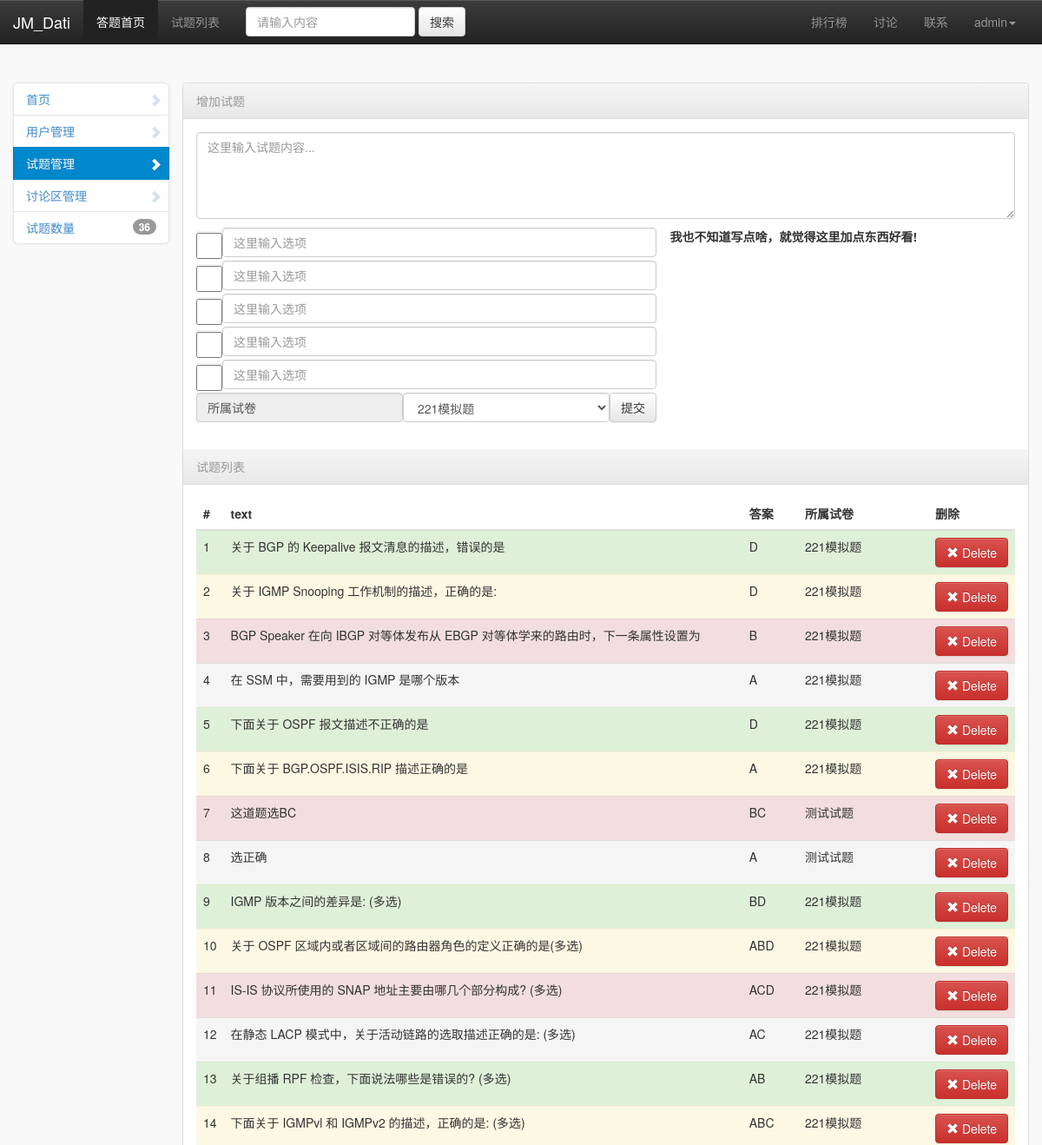
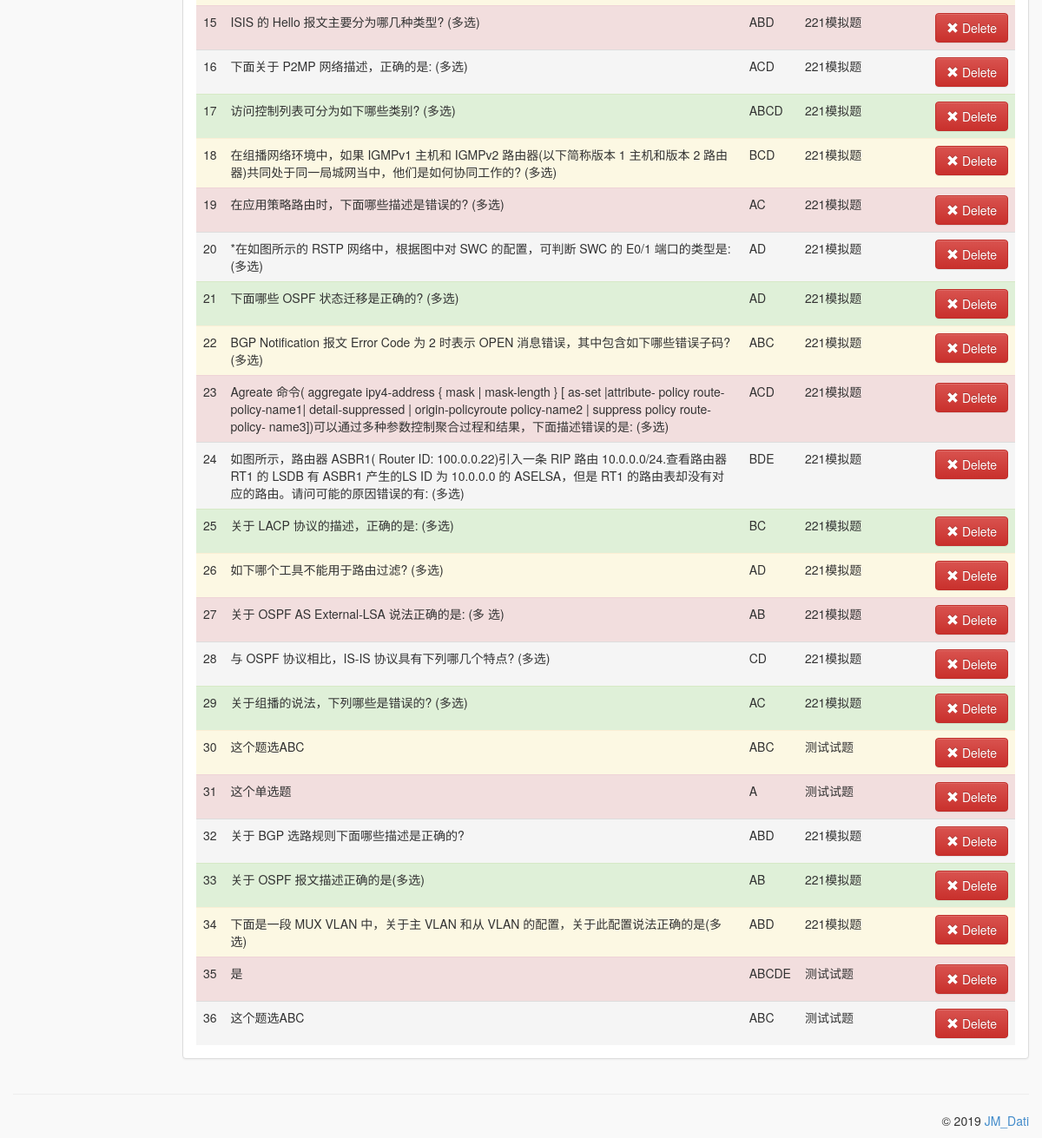
Screenshot of /admin/shiti.php (signed in) with the database file from the repository (2 pictures, top to bottom).
### tables this page shows
CREATE TABLE `test` (
  `testid` int(11) unsigned NOT NULL AUTO_INCREMENT,
  `title` varchar(255) DEFAULT NULL,
  `type` int(255) DEFAULT NULL,
  `A` varchar(255) DEFAULT NULL,
  `B` varchar(255) DEFAULT NULL,
  `C` varchar(255) DEFAULT NULL,
  `D` varchar(255) DEFAULT NULL,
  `E` varchar(255) DEFAULT NULL,
  `answer` varchar(255) DEFAULT NULL,
  `tmid` int(11) DEFAULT NULL,
  PRIMARY KEY (`testid`)
);

### config.php (called while the page is built, shortened)
<?php
	$Kai_title = 'JM_Dati';
	$Kai_foot = 'JM_Dati';
	$cookie=isset($_COOKIE["user"])?$_COOKIE["user"]:NULL;
	if($cookie!=NULL){
	    $dluser=$cookie;
	}else{
	    $dluser="未登录";
	    $deng="<li><a href=\"login.php\">登录</a></li><li><a href=\"login.php\">注册</a></li>";
	}
?>

### admin/shiti.php (the view, shortened to what this page needs)
<?php
require '../config.php';
$sql="select tmlb,tmid from tmlb";
$result=mysqli_query($link,$sql);
$tmlba='';
while ($rows=mysqli_fetch_assoc($result)) {
    $tmlb[$rows['tmid']]=$rows['tmlb'];
    $tmlba.='<option value="'.$rows['tmid'].'">'.$rows['tmlb'].'</option>';
}
$sql="select testid,title,answer,tmid from test";
$result=mysqli_query($link,$sql);
    $x=1;
    $html='';
    while ($rows=mysqli_fetch_assoc($result)) {
        if($x%4==1)$html.='<tr class="success">';
        if($x%4==2)$html.='<tr class="warning">';
        if($x%4==3)$html.='<tr class="danger">';
        if($x%4==0)$html.='<tr class="active">';
        $html.='<td>'.$x.'</td>';
        $html.='<td>'.$rows['title'].'</td>';
        $html.='<td>'.$rows['answer'].'</td>';
        $html.='<td>'.$tmlb[$rows['tmid']].'</td>';
        $html.='<td><a href="shiti.php?shanchu='.$rows['testid'].'"><button class="btn btn-danger"><i class="glyphicon glyphicon-remove glyphicon-white"></i> Delete</button></a></td></tr>';
        ++$x;
    };
$sql="select count(testid) from test";
$result=mysqli_query($link,$sql);
$qqq=mysqli_fetch_array($result);
?>
<!DOCTYPE html>
<html>
    <head>
        <link href="../css/bootstrap.min.css" rel="stylesheet" media="screen">
        <link href="../css/bootstrap-theme.min.css" rel="stylesheet" media="screen">
        <link href="../css/bootstrap-admin-theme.css" rel="stylesheet" media="screen">
        <link href="../vendors/easypiechart/jquery.easy-pie-chart.css" rel="stylesheet" media="screen">
        <link href="../vendors/easypiechart/jquery.easy-pie-chart_custom.css" rel="stylesheet" media="screen">
    </head>
    <body class="bootstrap-admin-with-small-navbar">
    <nav class="navbar navbar-default navbar-inverse navbar-fixed-top " role="navigation">
    <div class="container">
        <div class="row">
          <div class="navbar-header">
            <a class="navbar-brand" href="#"><?php echo $Kai_title; ?></a>
          </div>
          <div class="collapse navbar-collapse" id="bs-example-navbar-collapse-1">
            <ul class="nav navbar-nav">
              <li class="active"><a href="../index.php">答题首页</a></li>
              <li ><a href="../stlb.php">试题列表</a></li>
            </ul>
            <form class="navbar-form navbar-left" role="search">
              <div class="form-group">
                <input type="text" class="form-control" placeholder="请输入内容">
              </div>
              <button type="submit" class="btn btn-default">搜索</button>
            </form>
            <ul class="nav navbar-nav navbar-right">
            <li ><a href="../tables.php">排行榜</a></li>
              <li><a href="../taolun.php">讨论</a></li>
              <li><a href="../about.php">联系</a></li>
              <li class="dropdown">
                <a href="#" class="dropdown-toggle" data-toggle="dropdown"><?php echo $dluser; ?><b class="caret"></b></a>
              </li>
			</ul>
		  </div>
		  </div>
		  </div>
		</nav>
        <div class="container">
            <div class="row">
                <div class="col-md-2 bootstrap-admin-col-left">
                     <ul class="nav navbar-collapse collapse bootstrap-admin-navbar-side">
                         <li>
                            <a href="index.php"><i class="glyphicon glyphicon-chevron-right"></i> 首页</a>
                        </li>
                        <li >
                            <a href="yonghu.php"><i class="glyphicon glyphicon-chevron-right"></i> 用户管理</a>
                        </li>
                        <li class="active">
                            <a href="shiti.php"><i class="glyphicon glyphicon-chevron-right"></i> 试题管理</a>
                        </li>
                        <li >
                            <a href="taolun.php"><i class="glyphicon glyphicon-chevron-right"></i> 讨论区管理</a>
                        </li>
                        <li>
                            <a href="#"><span class="badge pull-right"><?php echo $qqq[0]; ?></span> 试题数量</a>
                        </li>
                    </ul>
                </div>
                <div class="col-md-10">
                    <div class="row">
                        <div class="panel panel-default bootstrap-admin-no-table-panel">
                            <div class="panel-heading">
                                <div class="text-muted bootstrap-admin-box-title">增加试题</div>
                            </div>
                            <div class="bootstrap-admin-panel-content">
                                <form method="get" action="shiti.php" >
                                    <textarea id="bootstrap-editor" class="form-control" placeholder="这里输入试题内容..." style="height: 100px " name="text"></textarea>
                                    <div>
                                    <ul class="nav navbar-nav">
                                        <li >
                                            <input type="checkbox" class="form-control" name="kai[]" value="A" style="width: 30px"></li><li><input class="form-control" name="A" placeholder="这里输入选项"  style="width: 500px"></li>
                                            <strong>&nbsp;&nbsp;&nbsp;&nbsp;我也不知道写点啥，就觉得这里加点东西好看!</strong>
                                    </ul>
                                    <ul class="nav navbar-nav">
                                        <li>
                                            <input type="checkbox" class="form-control" name="kai[]" value="B" style="width: 30px"></li><li><input class="form-control" name="B" placeholder="这里输入选项"  style="width: 500px"></li>
                                    </ul>
                                    <ul class="nav navbar-nav">
                                        <li>
                                            <input type="checkbox" class="form-control" name="kai[]" value="C" style="width: 30px"></li><li><input class="form-control" name="C" placeholder="这里输入选项"  style="width: 500px"></li>
                                    </ul>
                                    <ul class="nav navbar-nav">
                                        <li>
                                            <input type="checkbox" class="form-control" name="kai[]" value="D" style="width: 30px"></li><li><input class="form-control" name="D" placeholder="这里输入选项"  style="width: 500px"></li>
                                    </ul>
                                    <ul class="nav navbar-nav">
                                        <li>
                                            <input type="checkbox" class="form-control" name="kai[]" value="E" style="width: 30px"></li><li><input class="form-control" name="E" placeholder="这里输入选项"  style="width: 500px"></li>
                                    </ul>
                                    </div>
                                <p>&nbsp;</p>
                                <p>&nbsp;</p>
                                <p>&nbsp;</p>
                                <p>&nbsp;</p>
                                <p>&nbsp;</p>
                                <p>&nbsp;</p>
                                <ul class="nav navbar-nav">
                                        <li><input class="form-control" readonly="readonly" name="tianjia" value="所属试卷" style="width: 238px"></li><li><select id="selectError" name="suoshu" class="form-control" style="width: 238px">
                                            <?php echo $tmlba; ?>
                                                </select></li>
                                            <button class="btn btn-default" type="submit">提交</button>
                                    </ul>
                                <p>&nbsp;</p>
                                <p>&nbsp;</p>
                                </form>
                            </div>
                            <div class="panel-heading">
                                <div class="text-muted bootstrap-admin-box-title">试题列表</div>
                            </div>
                            <div class="bootstrap-admin-panel-content">
                                <table class="table">
                                    <thead>
                                        <tr>
                                            <th>#</th>
                                            <th>text</th>
                                            <th style="width:60px;">答案</th>
                                            <th style="width:150px;">所属试卷</th>
                                            <th style="width:80px;">删除</th>
                                        </tr>
                                    </thead>
                                    <tbody>
                                            <?php echo $html; ?>
                                    </tbody>
                                </table>
                            </div>
                        </div>
                    </div>
                </div>
            </div>
            <div class="row">
                <hr>
                <footer role="contentinfo">
                    <p>&copy; 2019 <a href="#" target="_blank"><?php echo $Kai_foot; ?></a></p>
                </footer>
            </div>
        </div>
    </body>
</html>

### rows the page displays
test: title "关于 BGP 的 Keepalive 报文清息的描述，错误的是", answer "D", tmid "221模拟题"
test: title "关于 IGMP Snooping 工作机制的描述，正确的是:", answer "D", tmid "221模拟题"
test: title "BGP Speaker 在向 IBGP 对等体发布从 EBGP 对等体学来的路由时，下一条属性设置为", answer "B", tmid "221模拟题"
test: title "在 SSM 中，需要用到的 IGMP 是哪个版本", answer "A", tmid "221模拟题"
test: title "下面关于 OSPF 报文描述不正确的是", answer "D", tmid "221模拟题"
test: title "下面关于 BGP.OSPF.ISIS.RIP 描述正确的是", answer "A", tmid "221模拟题"
test: title "这道题选BC", answer "BC", tmid "测试试题"
test: title "选正确", answer "A", tmid "测试试题"
test: title "IGMP 版本之间的差异是: (多选)", answer "BD", tmid "221模拟题"
test: title "关于 OSPF 区域内或者区域间的路由器角色的定义正确的是(多选)", answer "ABD", tmid "221模拟题"
test: title "IS-IS 协议所使用的 SNAP 地址主要由哪几个部分构成? (多选)", answer "ACD", tmid "221模拟题"
test: title "在静态 LACP 模式中，关于活动链路的选取描述正确的是: (多选)", answer "AC", tmid "221模拟题"
test: title "关于组播 RPF 检查，下面说法哪些是错误的? (多选)", answer "AB", tmid "221模拟题"
test: title "下面关于 IGMPvl 和 IGMPv2 的描述，正确的是: (多选)", answer "ABC", tmid "221模拟题"
test: title "ISIS 的 Hello 报文主要分为哪几种类型? (多选)", answer "ABD", tmid "221模拟题"
test: title "下面关于 P2MP 网络描述，正确的是: (多选)", answer "ACD", tmid "221模拟题"
test: title "访问控制列表可分为如下哪些类别? (多选)", answer "ABCD", tmid "221模拟题"
test: title "在组播网络环境中，如果 IGMPv1 主机和 IGMPv2 路由器(以下简称版本 1 主机和版本 2 路由器)共同处于同一局城网当中，他们是如何协同工作的? (多选)", answer "BCD", tmid "221模拟题"
test: title "在应用策略路由时，下面哪些描述是错误的? (多选)", answer "AC", tmid "221模拟题"
test: title "*在如图所示的 RSTP 网络中，根据图中对 SWC 的配置，可判断 SWC 的 E0/1 端口的类型是: (多选)", answer "AD", tmid "221模拟题"
test: title "下面哪些 OSPF 状态迁移是正确的? (多选)", answer "AD", tmid "221模拟题"
test: title "BGP Notification 报文 Error Code 为 2 时表示 OPEN 消息错误，其中包含如下哪些错误子码? (多选)", answer "ABC", tmid "221模拟题"
test: title "Agreate 命令( aggregate ipy4-address { mask | mask-length } [ as-set |attribute- policy route- policy-name1| detail-suppressed | origin-policyroute policy-name2 | suppress policy route-policy- name3])可以通过多种参数控制聚合过程和结果，下面描述错误的是: (多选)", answer "ACD", tmid "221模拟题"
test: title "如图所示，路由器 ASBR1( Router ID: 100.0.0.22)引入一条 RIP 路由 10.0.0.0/24.查看路由器 RT1 的 LSDB 有 ASBR1 产生的LS ID 为 10.0.0.0 的 ASELSA，但是 RT1 的路由表却没有对应的路由。请问可能的原因错误的有: (多选)", answer "BDE", tmid "221模拟题"
test: title "关于 LACP 协议的描述，正确的是: (多选)", answer "BC", tmid "221模拟题"
test: title "如下哪个工具不能用于路由过滤? (多选)", answer "AD", tmid "221模拟题"
test: title "关于 OSPF AS External-LSA 说法正确的是: (多 选)", answer "AB", tmid "221模拟题"
test: title "与 OSPF 协议相比，IS-IS 协议具有下列哪几个特点? (多选)", answer "CD", tmid "221模拟题"
test: title "关于组播的说法，下列哪些是错误的? (多选)", answer "AC", tmid "221模拟题"
test: title "这个题选ABC", answer "ABC", tmid "测试试题"
test: title "这个单选题", answer "A", tmid "测试试题"
test: title "关于 BGP 选路规则下面哪些描述是正确的?", answer "ABD", tmid "221模拟题"
test: title "关于 OSPF 报文描述正确的是(多选)", answer "AB", tmid "221模拟题"
test: title "下面是一段 MUX VLAN 中，关于主 VLAN 和从 VLAN 的配置，关于此配置说法正确的是(多选)", answer "ABD", tmid "221模拟题"
test: title "是", answer "ABCDE", tmid "测试试题"
test: title "这个题选ABC", answer "ABC", tmid "测试试题"

### other values shown
$Kai_title "JM_Dati"
$dluser "admin"
$qqq[0] "36"
$Kai_foot "JM_Dati"
form field suoshu "221模拟题"
